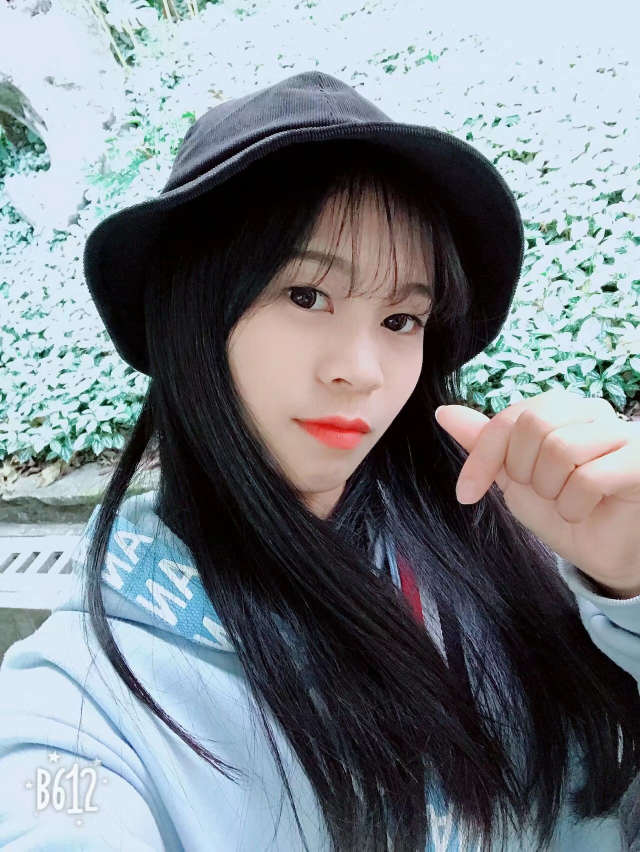
#> input picture Python_Workspace/photomosaic/zbq.jpg, 1280 x 1703 px (shown at 1/2 size)
$ python Onepre.py
#> lines starting #> are read from the running program, lines starting #| are printed output that depends on the picture
import os#和文件有关的模块
import cv2#OpenCV


#n变量用来看到10万张图片的处理进度。
n=0


savePath = r"E:\python_file\code\photomosaic"

imgPath="./zbq.jpg"#构造图片路径
img=cv2.imread(imgPath)#读取图片到内存img变量
#> img is the input picture: shape (1703, 1280, 3); mean B, G, R 135.7, 129.6, 122.4
img=cv2.resize(img,(300,300))#更改图片的大小
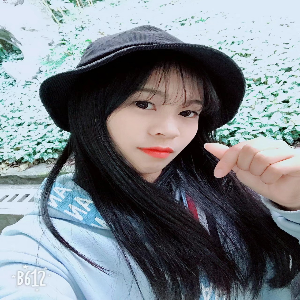
#> img: shape (300, 300, 3); mean B, G, R 135.6, 129.4, 122.3
# 更改之后写入文件，方便以后使用。否则你生成一张马赛克就要处理一次10万张图片
cv2.imwrite(savePath+ "\\"+"zbq2.jpg",img)
print(n)

cv2.waitKey()
